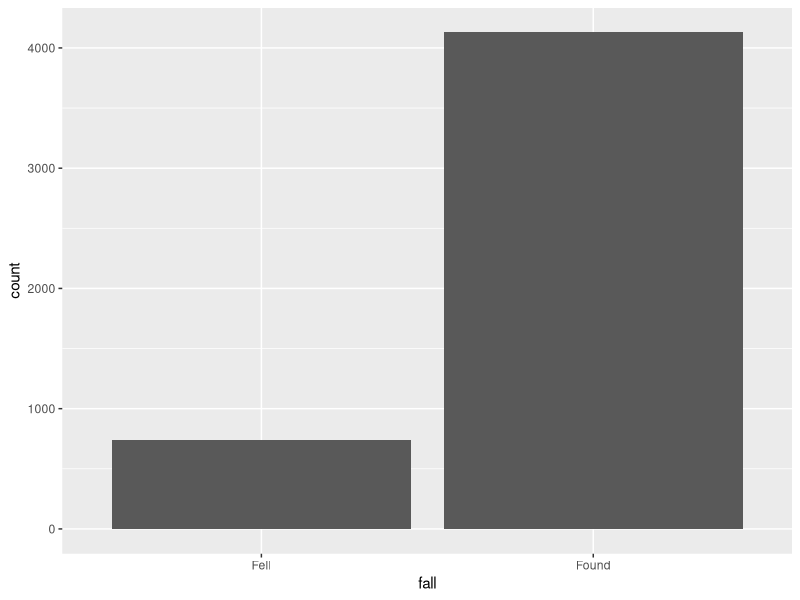
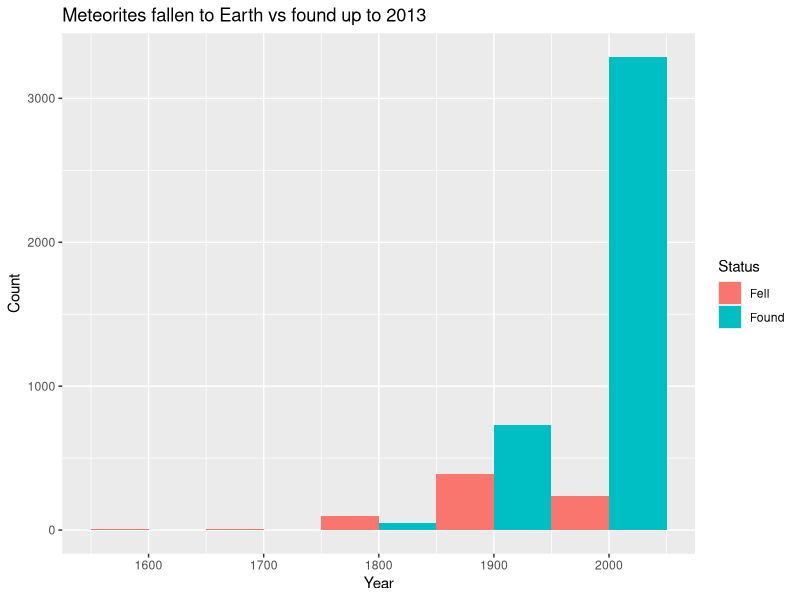

Reproduce these figures in R, in order.
## ---- chunk 1
library(tidyverse)
meteorites <- read_csv("data/meteorites_landings_clean.csv")
## ---- chunk 2
meteorites %>% 
  ggplot()+
  aes(x = fall)+
  geom_bar()

meteorites %>% 
  drop_na() %>% 
  summarise(min = min(year),max = max(year))
## ---- chunk 3
meteorites %>% 
  ggplot()+
  aes(x = year, fill = fall)+
  geom_histogram(binwidth = 100, position=position_dodge())+
  labs(x = "Year",
       y = "Count",
       fill = "Status",
       title = "Meteorites fallen to Earth vs found up to 2013")
## ---- chunk 4
#ggsave("3_6_plot.png")
